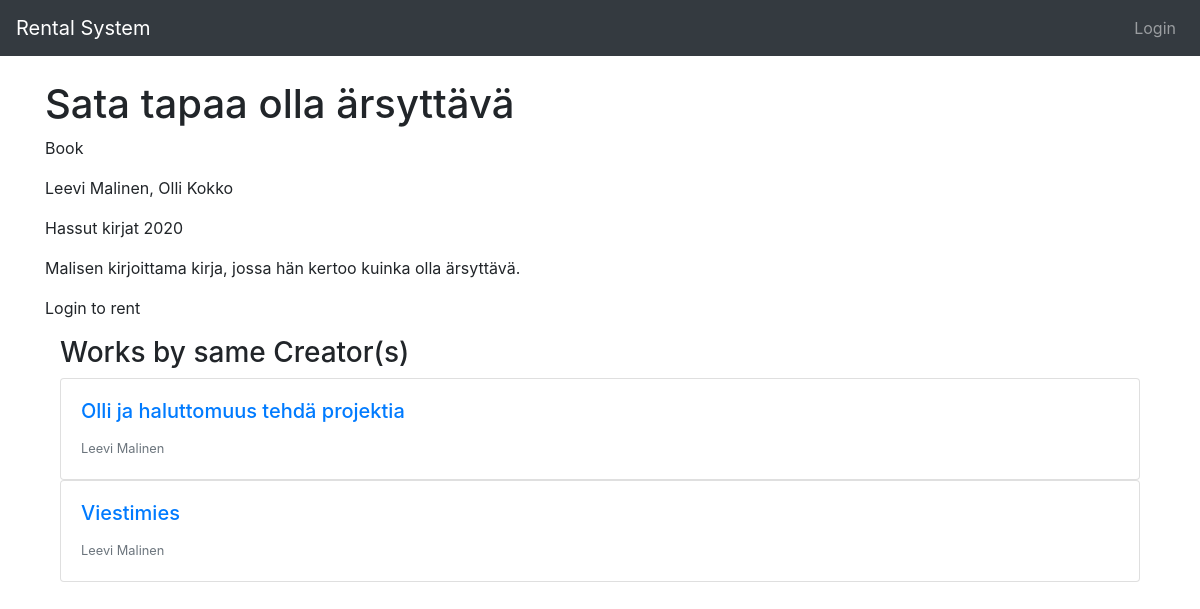
Screenshot of /work/1/ with the database file from the repository.
### rental_system/models.py (models this page shows)
class Work(models.Model):
    creators = models.ManyToManyField(Creator)
    type = models.ForeignKey(Type, on_delete=models.CASCADE)
    genres = models.ManyToManyField(Genre)
    publishers = models.ManyToManyField(Publisher)
    title = models.CharField(max_length=200)
    desc = models.CharField(max_length=200)
    pub_date = models.IntegerField()
    def __str__(self):
        return self.title

class Type(models.Model):
    type = models.CharField(max_length=200)
    def __str__(self):
        return self.type

class Creator(models.Model):
    first_name = models.CharField(max_length=200)
    last_name = models.CharField(max_length=200)
    def __str__(self):
        return self.first_name + " " + self.last_name

class Publisher(models.Model):
    publisher = models.CharField(max_length=50)
    def __str__(self):
        return self.publisher

### rental_system/views.py (the view)
# urls.py: path('work/<int:work_id>/', views.work, name='work'),
def work(request, work_id):
    work = get_object_or_404(Work, pk=work_id)
    creators = work.creators.all()
    other_works = list(Work.objects.filter(~Q(id = work_id),creators__in=creators))[:5]
    rented = RentedWork.objects.all()
    if rented.filter(rented_work_id = work_id).exists():
        returned = rented.filter(rented_work_id = work_id, returned=False).order_by('-rent_date').first()
    else:
        returned = False
    return render(request, 'rental_system/work.html', {'work': work, 'rented': returned, 'other_works': other_works})

### rental_system/templates/rental_system/work.html (shortened to what this page needs)
{% extends 'base.html' %}
{% block content %}
{% load static %}
<link rel="stylesheet" href="{% static 'darkmode.css' %}">
<div class="container">
    <h1>{{ work.title }}</h1>
    <p>{{ work.type }}</p>
    <p>{{ work.creators.all|join:", " }}</p>
    <p>{{ work.publishers.all|join:", "}} {{ work.pub_date }}</p>
    <p>{{ work.desc }}</p>
    {% if user.is_authenticated %}
    {% if not rented %}
    <a href="{% url 'rent_work' work.id %}">Rent</a>
    {% else %}
    <p>Rented</p>
    {% endif %}
    {% else %}
    <p>Login to rent</p>
    {% endif %}
    {% if other_works %}
    <div class="container-fluid">
        <h3>Works by same Creator(s)</h3>
        {% for other in other_works %}
        <div class="card">
            <div class="card-body">
                <a href="work/1">
                    <h5 class="card-title"><a href="{% url 'work' other.id %}">{{ other }}</a></h5>
                </a>
                <p class="card-text"><small class="text-muted">{{ other.creators.all|join:", " }}</small></p>
            </div>
        </div>
        {% endfor %}
    </div>
    {% endif %}
</div>
{% endblock %}

### rows the page displays
Work: title "Sata tapaa olla ärsyttävä", type "Book", creators.all "Leevi Malinen, Olli Kokko", publishers.all "Hassut kirjat", pub_date "2020", desc "Malisen kirjoittama kirja, jossa hän kertoo kuinka olla ärsyttävä."
Work: title "Olli ja haluttomuus tehdä projektia", creators.all "Leevi Malinen"
Work: title "Viestimies", creators.all "Leevi Malinen"
